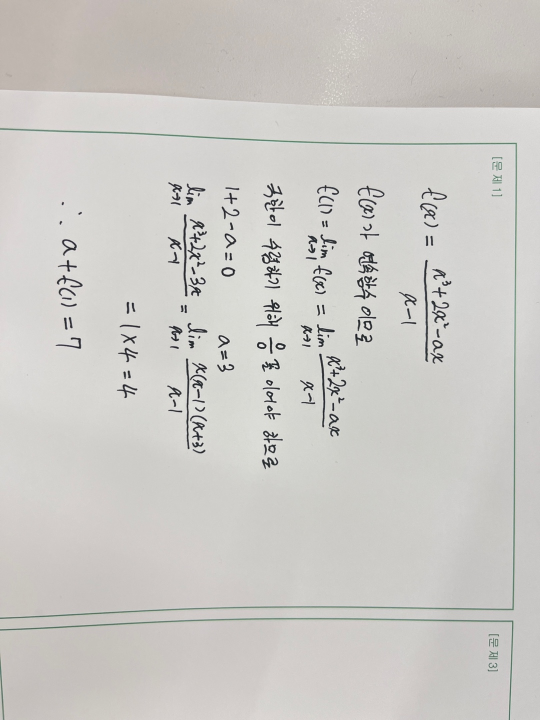
#> input picture exam/exam1.jpg, 1080 x 1440 px (shown at 1/2 size); its folder holds only this picture in this run
$ python tesser.py
#> lines starting #> are read from the running program, lines starting #| are printed output that depends on the picture; after the words box and inside, x2 and y2 are one past the last pixel; in counts of white or black regions, pixels touching at a corner belong together
import cv2
import numpy as np
import pytesseract
from pytesseract import Output
from PIL import Image, ImageDraw, ImageFont
import matplotlib.pyplot as plt
import random
import os
from glob import glob

# Path to Tesseract executable
pytesseract.pytesseract.tesseract_cmd = r'C:\Program Files\Tesseract-OCR\tesseract.exe'

class Resize(object):
    def __init__(self, target_height, target_width):
        self.target_height = target_height
        self.target_width = target_width

    # [26 lines left out: function __call__, not called in this run]

def process_image(image_path):
    binary_image = preprocess_image(image_path)

    # 텍스트 영역의 윤곽선
    boxes = extract_text_boxes(binary_image)

    # 텍스트 영역 크롭 및 리사이즈
    processed_image = crop_and_resize_image(binary_image, boxes)

    return processed_image

def preprocess_image(image_path):
    # 이미지 읽기
#> called with image_path = 'exam/exam1.jpg'
    image = cv2.imread(image_path, cv2.IMREAD_COLOR)
#> image is the input picture: shape (1440, 1080, 3); mean B, G, R 198.3, 202.1, 203.9
    gray = cv2.cvtColor(image, cv2.COLOR_BGR2GRAY)  # 이미지를 회색조로 변환

    # Bilateral Filtering
    filtered = cv2.bilateralFilter(gray, 24, 75, 75)
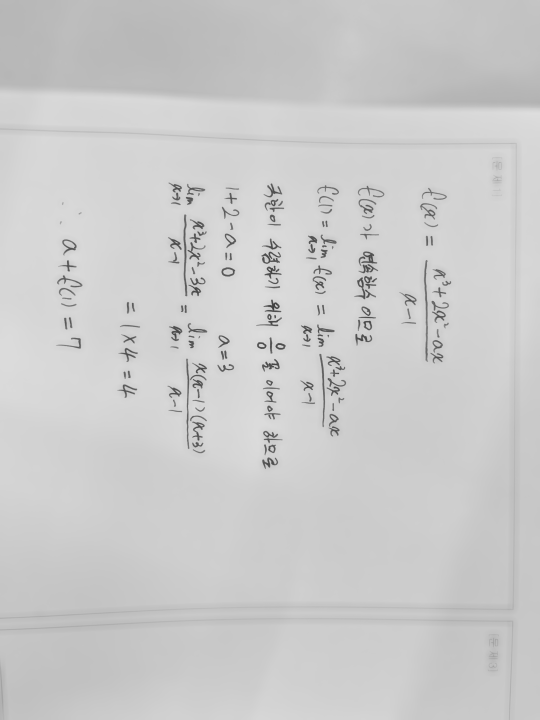
#> filtered: shape (1440, 1080) (shown at 1/2 size); min 62, max 221, mean 202.8
    _, binary = cv2.threshold(filtered, 127, 255, cv2.THRESH_BINARY_INV)
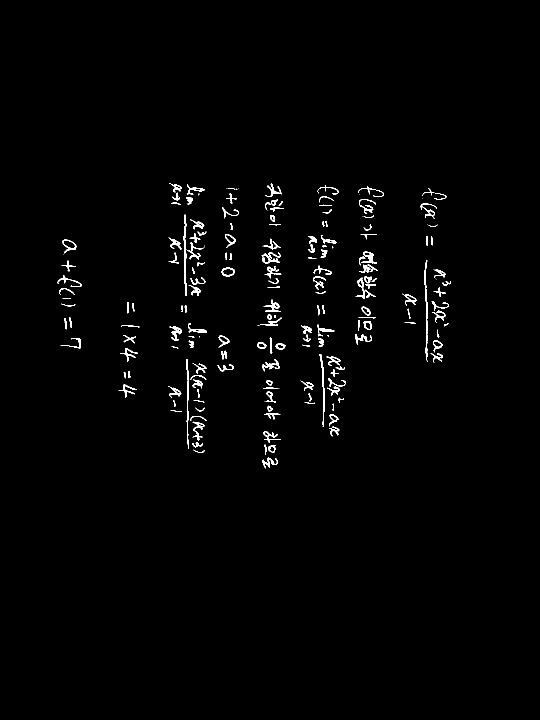
#> binary: shape (1440, 1080) (shown at 1/2 size); 1.3% white; 191 white regions (22 under 20 px)

    return binary

def extract_text_boxes(binary_image):
    # 텍스트 영역의 윤곽선 찾기
    contours, _ = cv2.findContours(binary_image, cv2.RETR_EXTERNAL, cv2.CHAIN_APPROX_SIMPLE)
#> contours = 191 contours, 53 with area under 20; largest, box (x1, y1, x2, y2) and area: (125, 479, 153, 507) 388, (367, 429, 374, 592) 364, (443, 535, 470, 553) 348, (848, 521, 856, 723) 338, (723, 503, 754, 527) 276

    boxes = []
    for contour in contours:
        x, y, w, h = cv2.boundingRect(contour)
        boxes.append((x, y, w, h))
#> this loop made 191 passes
#> (x, y, w, h) on passes 1 to 3: (525, 915, 31, 22), (386, 899, 24, 7), (537, 890, 14, 16)
#> after the loop, boxes = 191 items, first 6: (525, 915, 31, 22), (386, 899, 24, 7), (537, 890, 14, 16), (528, 889, 5, 21), (385, 885, 21, 10), (528, 877, 34, 9)
    # print("box", boxes)

    return boxes

# [6 lines left out: function box_debug, not called in this run]

def crop_and_resize_image(binary_image, boxes):
    if not boxes:
        return binary_image

    # 모든 텍스트 영역을 포함하는 사각형을 계산
    min_x = min(box[0] for box in boxes)
#> min_x = 115
    min_y = min(box[1] for box in boxes)
#> min_y = 366
    max_x = max(box[0] + box[2] for box in boxes)
#> max_x = 902
    max_y = max(box[1] + box[3] for box in boxes)
#> max_y = 937

    # 텍스트가 포함된 전체 영역을 크롭
    cropped_image = binary_image[min_y:max_y, min_x:max_x]
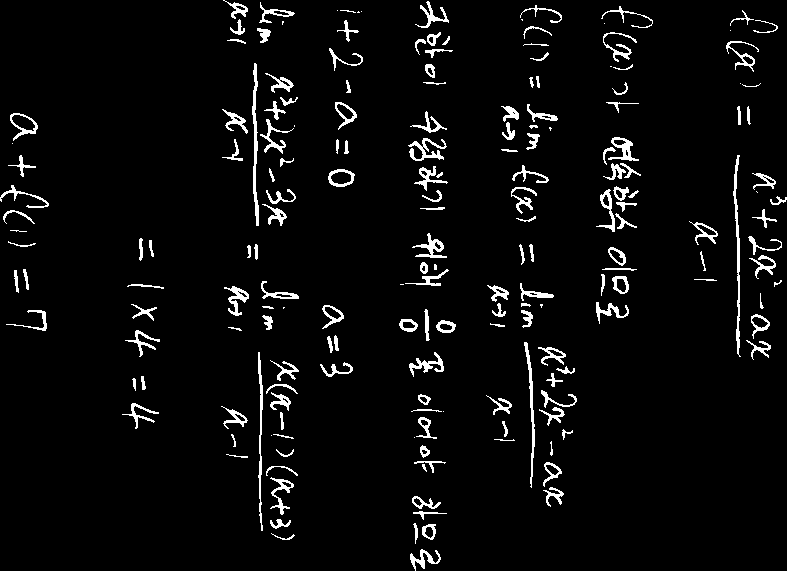
#> cropped_image: shape (571, 787); 4.4% white; 191 white regions (22 under 20 px), largest, box (x1, y1, x2, y2) and area: (733, 155, 741, 357) 541, (252, 63, 259, 226) 529, (258, 352, 263, 531) 418

    # 크롭된 이미지의 높이와 너비
    h, w = cropped_image.shape[:2]
#> h = 571; w = 787

    resized_img = cv2.resize(cropped_image, (w, h), interpolation=cv2.INTER_CUBIC)

    # [4 lines of commented-out code are left out]

    return resized_img

# [170 lines left out: functions analyze_projection, PrintText, count_text, is_alnum_hangul_math, RotateImage, rotate_and_save_image and 1 more, not called in this run]

    # [4 lines of commented-out code are left out]

def process_and_rotate_images(input_folder):
    image_paths = glob(os.path.join(input_folder, '*.jpg')) + glob(os.path.join(input_folder, '*.png'))

    for image_path in image_paths:
        print(f"Processing {image_path}...")
        # 텍스트에 대해 윤곽선을 잡은 후 해장 부분 crop, resize
        processed_image = process_image(image_path)

        # Tesseract OCR를 사용하여 이미지에서 텍스트 인식
        custom_config = r'--oem 3 --psm 6'
        results = pytesseract.image_to_data(processed_image, output_type=pytesseract.Output.DICT, config=custom_config, lang='eng+kor+math')

        is_horizontal = analyze_projection(processed_image, results)
        print("가로입니까? : ", is_horizontal)

        angle = PrintText(processed_image, is_horizontal, image_path)
        print(f"회전 각도: {angle}")

if __name__ == "__main__":
    input_folder = 'exam'
    process_and_rotate_images(input_folder)
#> (the call stopped at in process_and_rotate_images, `results = pytesseract.image_to_data(processed_image, output_type=pytes..`: pytesseract is not available in this run)

$ run again, on exam/exam13.jpg
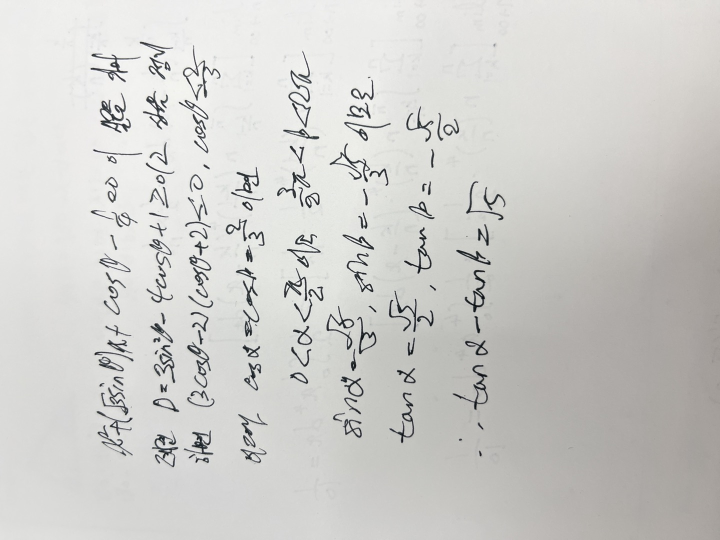
#> input picture exam/exam13.jpg, 1440 x 1080 px (shown at 1/2 size)
#> in preprocess_image, image is the input picture: shape (1080, 1440, 3); mean B, G, R 203.4, 206.3, 206.8
#> in preprocess_image, `_, binary = cv2.threshold(filtered, 127, 255, cv2.THRESH_BINARY_INV)`:
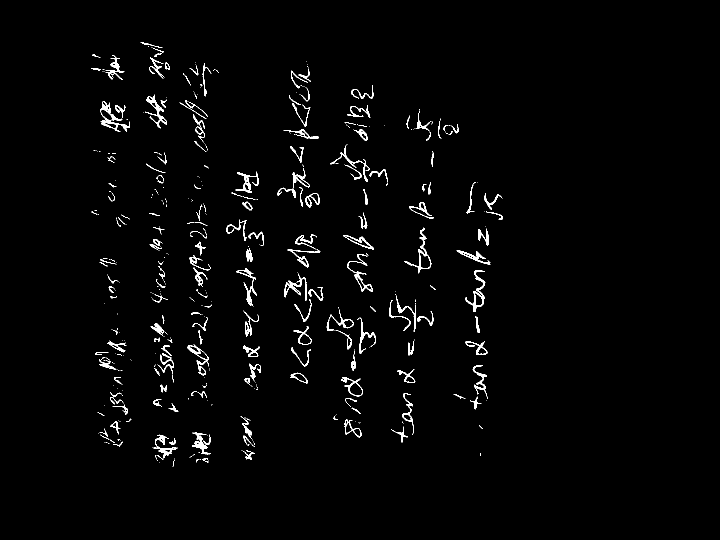
#> binary: shape (1080, 1440) (shown at 1/2 size); 1.9% white; 439 white regions (265 under 20 px)
#> contours = 439 contours, 307 with area under 20; largest, box (x1, y1, x2, y2) and area: (201, 202, 260, 264) 1077, (809, 455, 863, 547) 924, (930, 540, 971, 624) 804, (682, 754, 726, 793) 704, (375, 688, 418, 752) 658
#> the loop in extract_text_boxes, `for contour in contours:` made 439 passes
#> (x, y, w, h) on passes 1, 3, 5: (318, 925, 1, 1), (345, 919, 4, 14), (392, 918, 6, 7)
#> after the loop in extract_text_boxes, `for contour in contours:`: boxes = 439 items, first 6: (318, 925, 1, 1), (314, 920, 2, 2), (345, 919, 4, 14), (399, 918, 3, 1), (392, 918, 6, 7), (348, 917, 1, 1)
#> min_x = 182
#> min_y = 84
#> max_x = 1006
#> max_y = 933
#> in crop_and_resize_image, `cropped_image = binary_image[min_y:max_y, min_x:max_x]`:
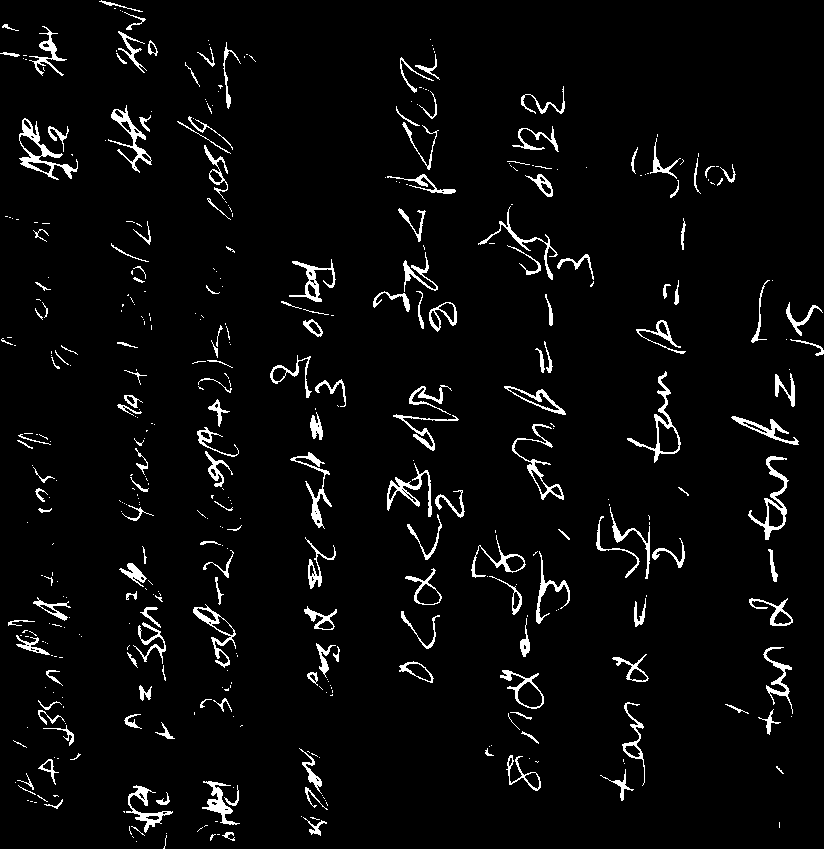
#> cropped_image: shape (849, 824); 4.1% white; 439 white regions (265 under 20 px), largest, box (x1, y1, x2, y2) and area: (19, 118, 78, 180) 838, (748, 456, 789, 540) 699, (627, 371, 681, 463) 625

$ run again, on exam/exam14.jpg
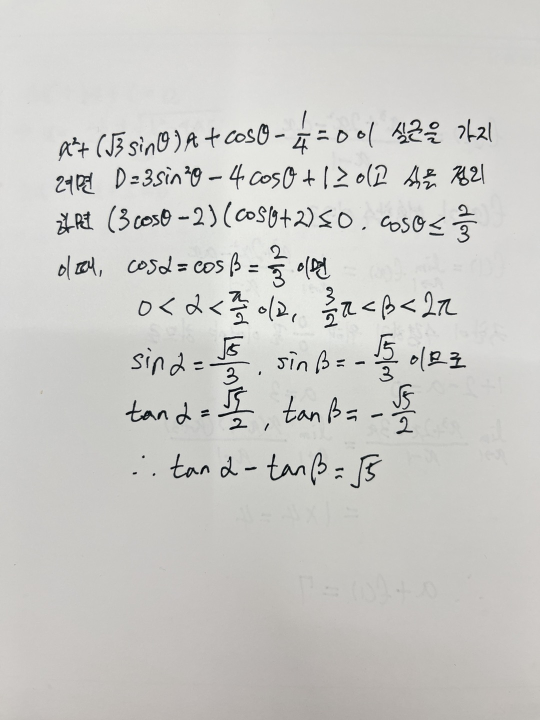
#> input picture exam/exam14.jpg, 1080 x 1440 px (shown at 1/2 size)
#> in preprocess_image, image is the input picture: shape (1440, 1080, 3); mean B, G, R 199.9, 203.2, 203.8
#> in preprocess_image, `_, binary = cv2.threshold(filtered, 127, 255, cv2.THRESH_BINARY_INV)`:
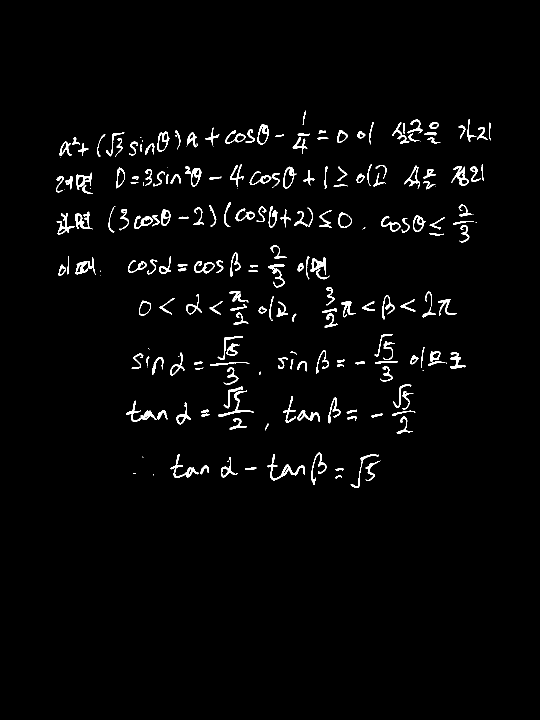
#> binary: shape (1440, 1080) (shown at 1/2 size); 2.3% white; 222 white regions (30 under 20 px)
#> contours = 222 contours, 33 with area under 20; largest, box (x1, y1, x2, y2) and area: (566, 333, 593, 377) 661, (515, 248, 538, 289) 647, (315, 263, 339, 303) 638, (677, 424, 704, 456) 596, (535, 908, 610, 961) 552
#> the loop in extract_text_boxes, `for contour in contours:` made 222 passes
#> (x, y, w, h) on passes 1, 4, 5: (671, 951, 13, 6), (671, 936, 16, 6), (490, 934, 23, 6)
#> after the loop in extract_text_boxes, `for contour in contours:`: boxes = 222 items, first 6: (671, 951, 13, 6), (307, 948, 1, 3), (266, 946, 6, 2), (671, 936, 16, 6), (490, 934, 23, 6), (401, 931, 17, 18)
#> min_x = 112
#> min_y = 221
#> max_x = 982
#> max_y = 976
#> in crop_and_resize_image, `cropped_image = binary_image[min_y:max_y, min_x:max_x]`:
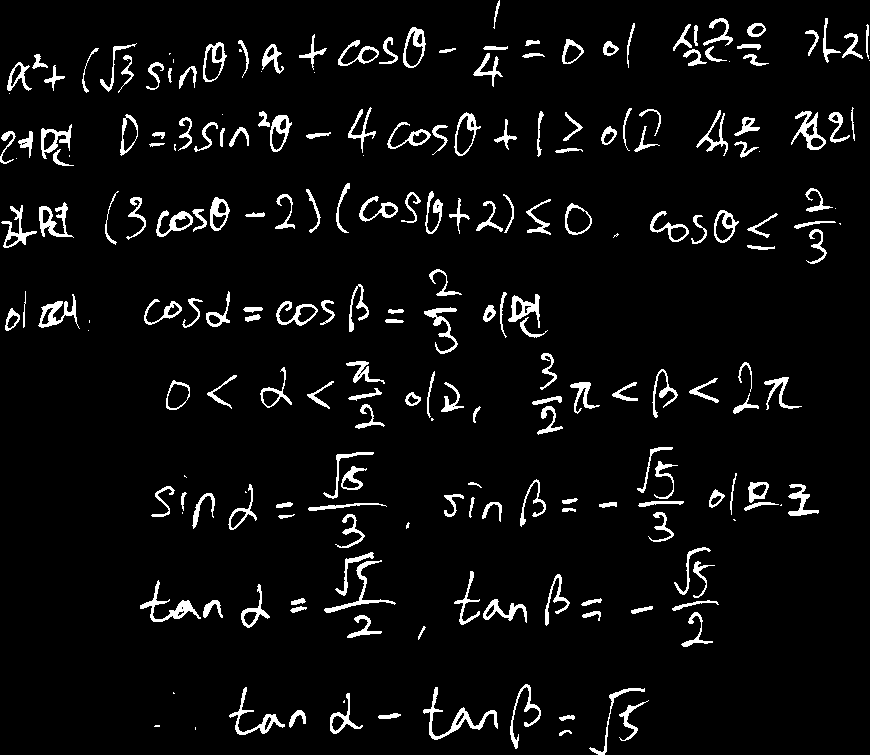
#> cropped_image: shape (755, 870); 5.4% white; 222 white regions (30 under 20 px), largest, box (x1, y1, x2, y2) and area: (423, 687, 498, 740) 681, (140, 580, 201, 622) 560, (229, 687, 285, 735) 488

$ run again, on exam/exam15.jpg
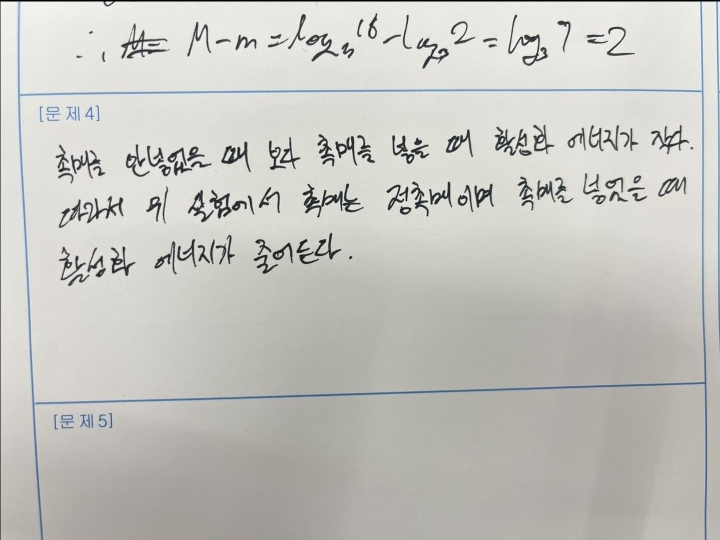
#> input picture exam/exam15.jpg, 1440 x 1080 px (shown at 1/2 size)
#> in preprocess_image, image is the input picture: shape (1080, 1440, 3); mean B, G, R 190.9, 195.8, 196.4
#> in preprocess_image, `filtered = cv2.bilateralFilter(gray, 24, 75, 75)`:
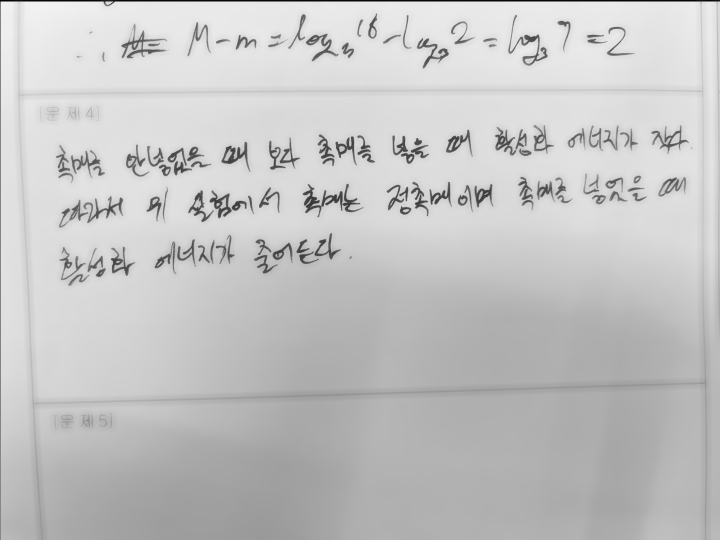
#> filtered: shape (1080, 1440) (shown at 1/2 size); min 4, max 243, mean 196.3
#> in preprocess_image, `_, binary = cv2.threshold(filtered, 127, 255, cv2.THRESH_BINARY_INV)`:
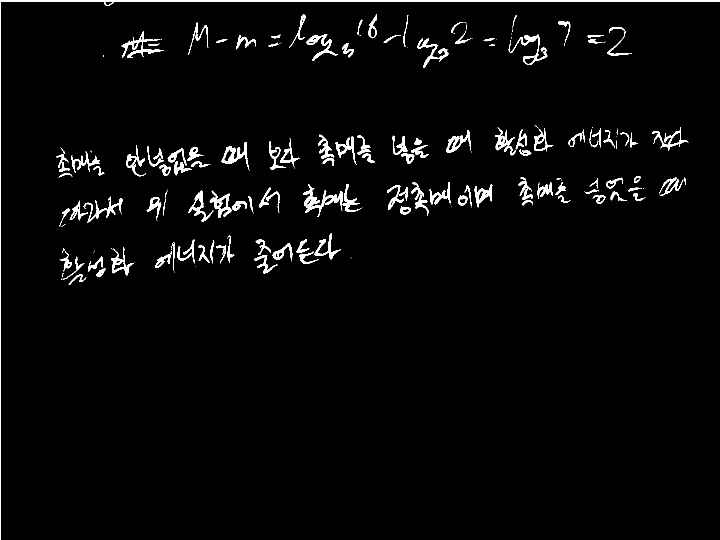
#> binary: shape (1080, 1440) (shown at 1/2 size); 2.7% white; 191 white regions (68 under 20 px)
#> contours = 191 contours, 75 with area under 20; largest, box (x1, y1, x2, y2) and area: (0, 0, 1440, 1080) 3008, (606, 368, 722, 434) 1624, (443, 284, 499, 340) 969, (419, 381, 463, 436) 939, (1017, 69, 1095, 130) 892
#> the loop in extract_text_boxes, `for contour in contours:` made 191 passes
#> (x, y, w, h) on passes 2 to 4: (137, 549, 36, 21), (124, 546, 3, 9), (349, 545, 1, 1)
#> after the loop in extract_text_boxes, `for contour in contours:`: boxes = 191 items, first 6: (122, 557, 2, 2), (137, 549, 36, 21), (124, 546, 3, 9), (349, 545, 1, 1), (348, 543, 1, 1), (192, 537, 19, 17)
#> min_x = 0
#> max_x = 1440
#> max_y = 1080

$ run again, on exam/exam10.jpg
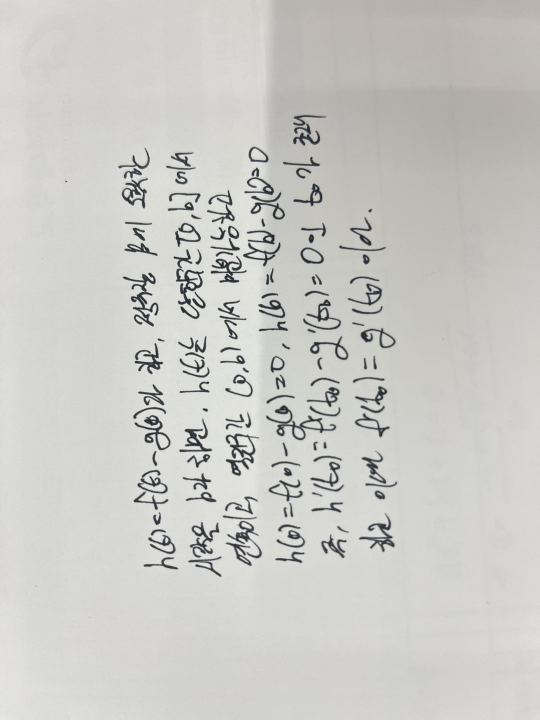
#> input picture exam/exam10.jpg, 1080 x 1440 px (shown at 1/2 size)
#> in preprocess_image, image is the input picture: shape (1440, 1080, 3); mean B, G, R 198.4, 202, 202.3
#> in preprocess_image, `_, binary = cv2.threshold(filtered, 127, 255, cv2.THRESH_BINARY_INV)`:
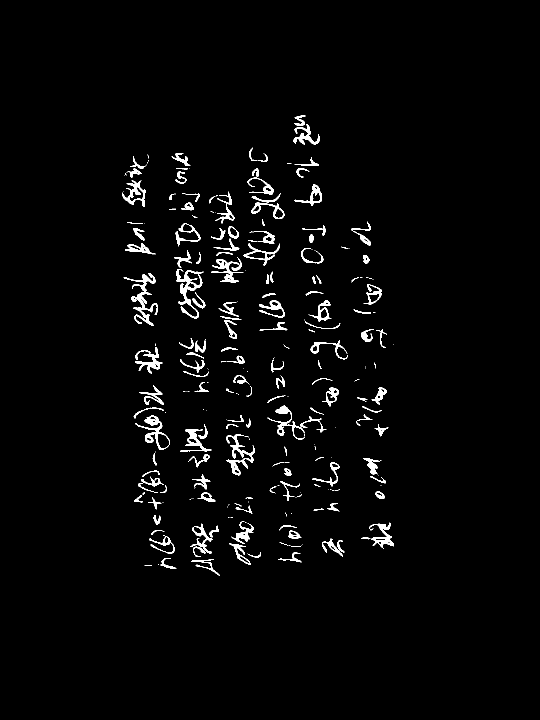
#> binary: shape (1440, 1080) (shown at 1/2 size); 2.4% white; 254 white regions (104 under 20 px)
#> contours = 254 contours, 118 with area under 20; largest, box (x1, y1, x2, y2) and area: (353, 538, 407, 637) 1716, (270, 831, 340, 900) 1506, (452, 868, 510, 951) 1067, (244, 360, 292, 414) 1030, (262, 584, 316, 652) 830
#> the loop in extract_text_boxes, `for contour in contours:` made 254 passes
#> (x, y, w, h) on passes 1, 3, 4: (289, 1130, 15, 2), (382, 1119, 58, 33), (321, 1116, 32, 22)
#> after the loop in extract_text_boxes, `for contour in contours:`: boxes = 254 items, first 6: (289, 1130, 15, 2), (316, 1129, 2, 1), (382, 1119, 58, 33), (321, 1116, 32, 22), (495, 1105, 27, 11), (556, 1104, 47, 21)
#> min_x = 244
#> min_y = 231
#> max_x = 788
#> max_y = 1152
#> in crop_and_resize_image, `cropped_image = binary_image[min_y:max_y, min_x:max_x]`:
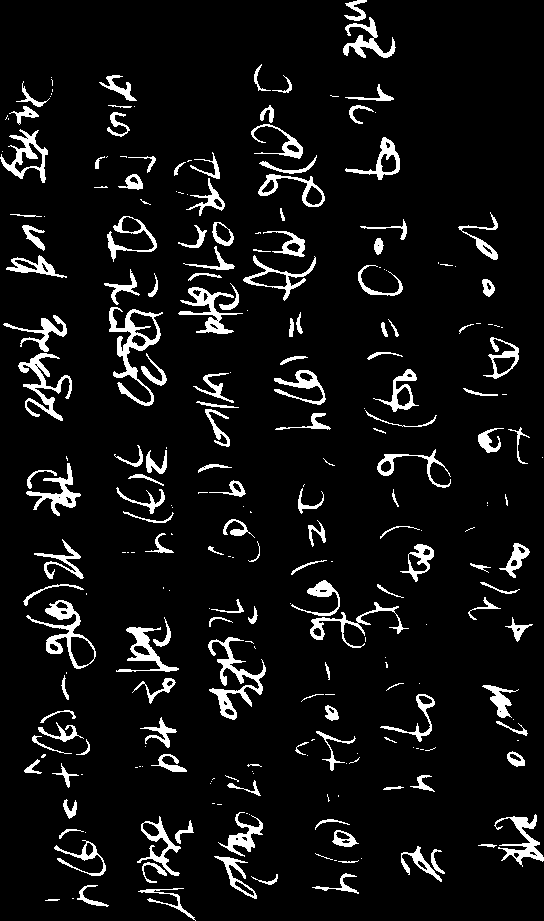
#> cropped_image: shape (921, 544); 7.4% white; 254 white regions (104 under 20 px), largest, box (x1, y1, x2, y2) and area: (109, 307, 163, 406) 1435, (208, 637, 266, 720) 1280, (26, 600, 96, 669) 1073
